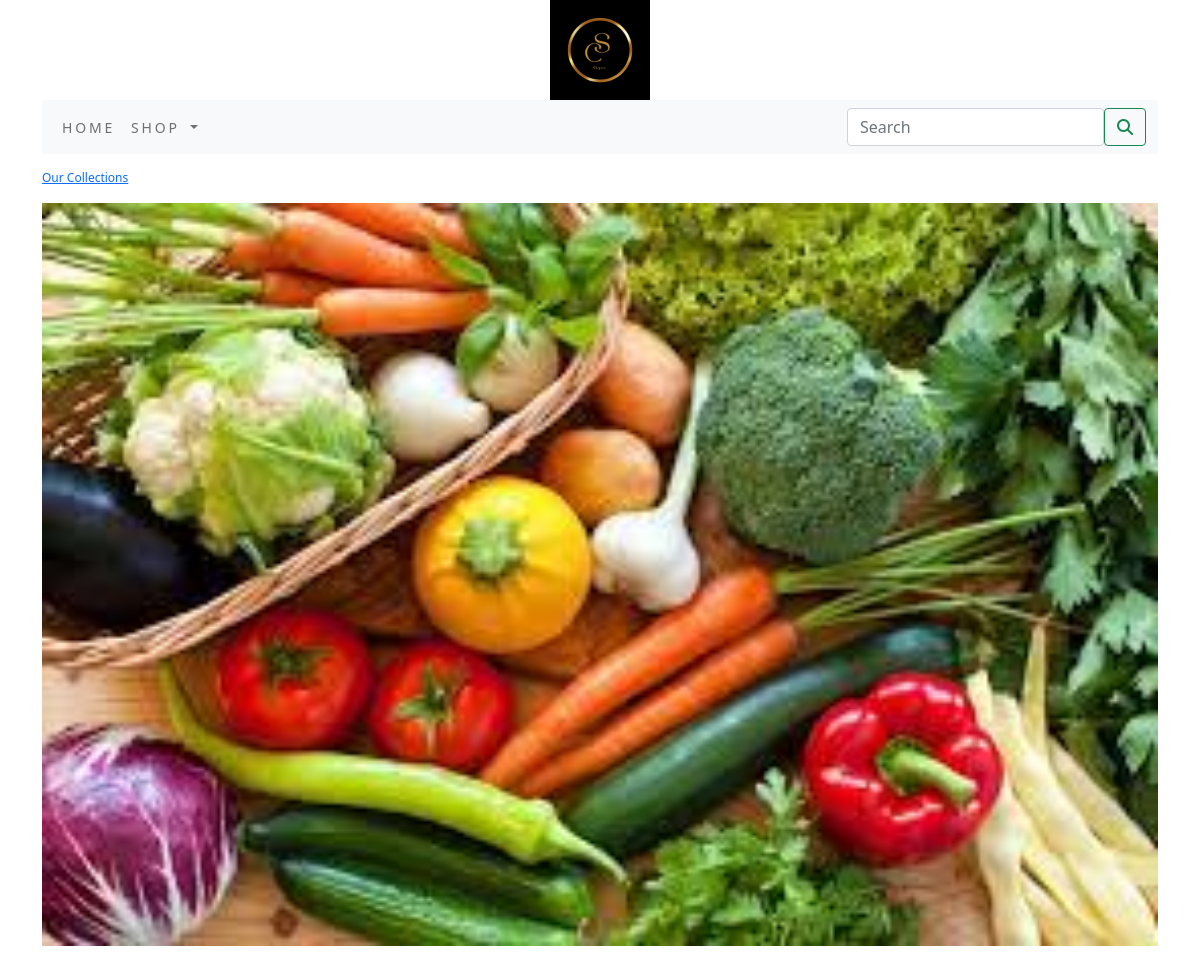
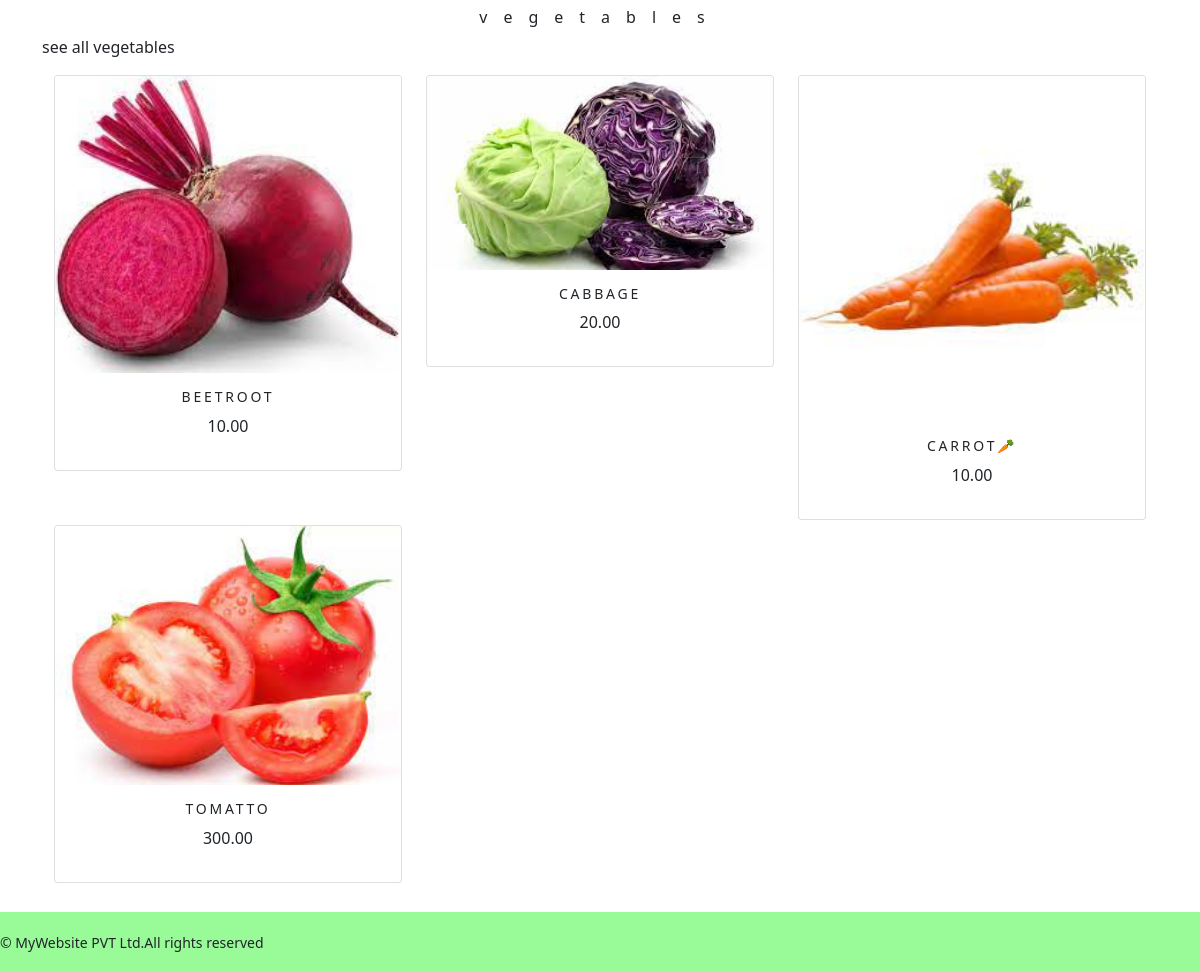
The page /shop/vegetables/ on the database its author committed (2 pictures, top to bottom).
### shopapp/models.py (models this page shows, shortened)
class Category(models.Model):
    name=models.CharField(max_length=250,unique=True)
    slug=models.SlugField(max_length=250,unique=True)
    description=models.TextField(blank=True)
    image=models.ImageField(upload_to='category',blank=True)
    class Meta:
        ordering=('name',)
        verbose_name='category'
        verbose_name_plural='categories'
    def get_url(self):
        return reverse('shopapp:products_by_category',args=[self.slug])

class Product(models.Model):
    name=models.CharField(max_length=250,unique=True)
    slug=models.SlugField(max_length=250,unique=True)
    description=models.TextField(blank=True)
    price=models.DecimalField(max_digits=10,decimal_places=2)
    category=models.ForeignKey(Category,on_delete=models.CASCADE)
    image=models.ImageField(upload_to='product',blank=True)
    stock=models.IntegerField()
    available=models.BooleanField(default=True)
    created=models.DateTimeField(auto_now_add=True)
    updated=models.DateTimeField(auto_now=True)
    def get_url(self):
        return reverse('shopapp:prodCatDetail',args=[self.category.slug,self.slug])
    class Meta:
        ordering=('name',)
        verbose_name='product'
        verbose_name_plural='products'

### shopapp/views.py (the view)
# urls.py: path('', views.allProductCat,name='allProductCat'),
def allProductCat(request,c_slug=None):
    c_page=None
    products_list=None
    if c_slug!=None:
        c_page=get_object_or_404(Category,slug=c_slug)
        products_list=Product.objects.all().filter(category=c_page,available=True)
    else:
        products_list=Product.objects.all().filter(available=True)
    paginator=Paginator(products_list,6)
    try:
        page=int(request.GET.get('page','1'))
    except:
        page=1
    try:
        products=paginator.page(page)
    except(EmptyPage,InvalidPage):
        products=Paginator.page(paginator.num_pages)
    return render(request,'category.html',{'category':c_page,'products':products})

### cart/context_processors.py (called while the page is built)
def counter(request):
    item_count=0
    if 'admin' in request.path:
        return {}
    else:
        try:
            cart=Cart.objects.filter(cart_id=_cart_id(request))
            cart_items=CartItem.objects.all().filter(cart=cart[:1])
            for cart_item in cart_items:
                item_count += cart_item.quantity
        except Cart.DoesNotExist:
            item_count = 0
    return dict(item_count=item_count)

### cart/views.py (called while the page is built)
def _cart_id(request):
    cart=request.session.session_key
    if not cart:
        cart=request.session.create()
    return cart

### shopapp/context_processors.py (called while the page is built)
def menu_links(request):
    links=Category.objects.all()
    return dict(links=links)

### templates/category.html (shortened to what this page needs)
{% extends 'base.html' %}
{% load static %}
{% block content %}
{% if category %}
    <div>
      <div class="row my_row_class">
          <div class="mx-auto">
        <p><a href="{% url 'shopapp:allProductCat' %}">Our Collections</a></p>
      </div>
          </div>
    </div>
      {% endif %}
<div class="mx_auto">
    {% if category %}
        <img class="my_image" src="{{category.image.url}}" alt="{{category.name}}">
</div>
<br>
<div>
        <h1 class="text-center my_title">{{category.name}}</h1>
        <p class="text-justify">{{category.description}}</p>
</div>
      {% endif %}
<div class="container">
    <div class="row mx_auto">
        {% for product in products.object_list %}
        <div class="my_bottom_margin col-9 col-sm-12 col-md-4  xol-lg-4">
            <div class="card text-center" style="min-width:10rem;">
                <a href="{{product.get_url}}"><img class="card-img-top my_image" src="{{product.image.url}}" alt="{{product.name}}"></a>
            <div class="card-body">
                <h4>{{product.name}}</h4>
                <p>{{product.price}}</p>
            </div>
            </div>
        </div>
        {% endfor %}
    </div>
    <br>
</div>
{% endblock %}

### static/css/custom.css (style rules this page uses)
body { font-family: 'REM', sans-serif; }
.my_row_class { padding-top : 15px; }
.my_row_class .mx-auto { color:#000; font-size:12px; }
.my_image { width:100%; height:auto; }
.my_title { font-size:16px; text_transform:uppercase; letter-spacing: 1em; }
.my_bottom_margin { margin-bottom:5px; }
.card-body h4 { font-size:14px; text-transform:uppercase; letter-spacing:.2em; }

### rows shown on the page
Category: image (picture), name "vegetables", description "see all vegetables"
Product: image (picture), name "BEETROOT", price "10.00"
Product: image (picture), name "CABBAGE", price "20.00"
Product: image (picture), name "CARROT🥕", price "10.00"
Product: image (picture), name "TOMATTO", price "300.00"
